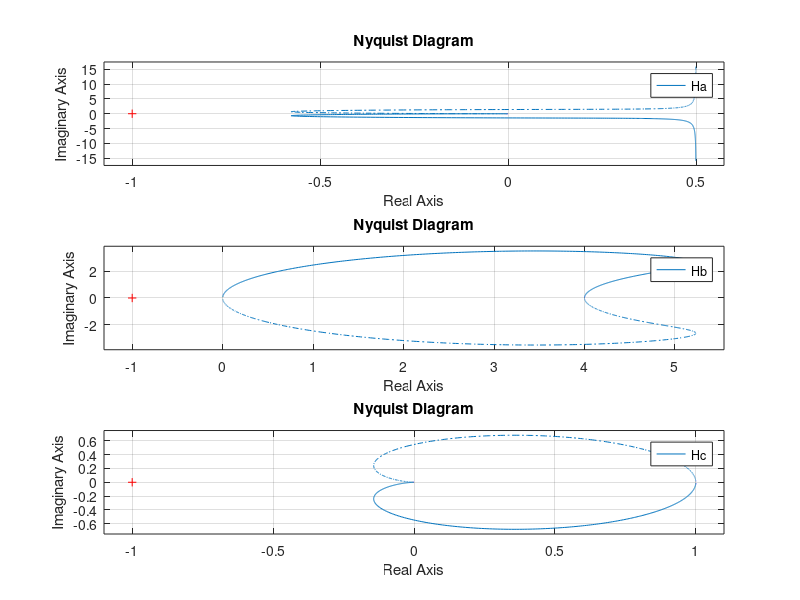

Recreate this plot in MATLAB. (Note: this script raises an error after producing the figure.)
Ha=tf([1,0.5],[1,1,1,0])
subplot(311), nyquist(Ha)

Hb=tf([40,4],[-6,5,1])
subplot(312), nyquist(Hb)

Hc=tf([1],[0.3,1,1])
subplot(313), nyquist(Hc)

Hc=tf([125],[1,2,25],'IODelay',0.5)
figure, nyquist(Hc)

Hc=tf([125,1],[1,2,25])
figure, nyquist(Hc)
